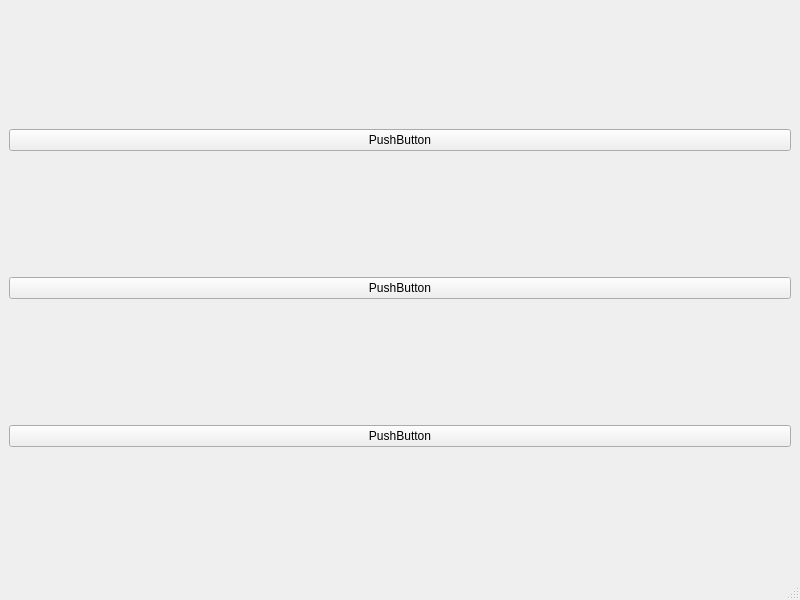
<?xml version="1.0" encoding="UTF-8"?>
<ui version="4.0">
 <class>MainWindow</class>
 <widget class="QMainWindow" name="MainWindow">
  <property name="geometry">
   <rect>
    <x>0</x>
    <y>0</y>
    <width>800</width>
    <height>600</height>
   </rect>
  </property>
  <property name="windowTitle">
   <string>MainWindow</string>
  </property>
  <widget class="QWidget" name="centralwidget">
   <layout class="QVBoxLayout" name="verticalLayout">
    <item>
     <widget class="QPushButton" name="pushButton_2">
      <property name="text">
       <string>PushButton</string>
      </property>
     </widget>
    </item>
    <item>
     <widget class="QPushButton" name="pushButton">
      <property name="text">
       <string>PushButton</string>
      </property>
     </widget>
    </item>
    <item>
     <widget class="QPushButton" name="pushButton_3">
      <property name="text">
       <string>PushButton</string>
      </property>
     </widget>
    </item>
   </layout>
  </widget>
  <widget class="QMenuBar" name="menubar">
   <property name="geometry">
    <rect>
     <x>0</x>
     <y>0</y>
     <width>800</width>
     <height>22</height>
    </rect>
   </property>
  </widget>
  <widget class="QStatusBar" name="statusbar"/>
 </widget>
 <resources/>
 <connections/>
</ui>
